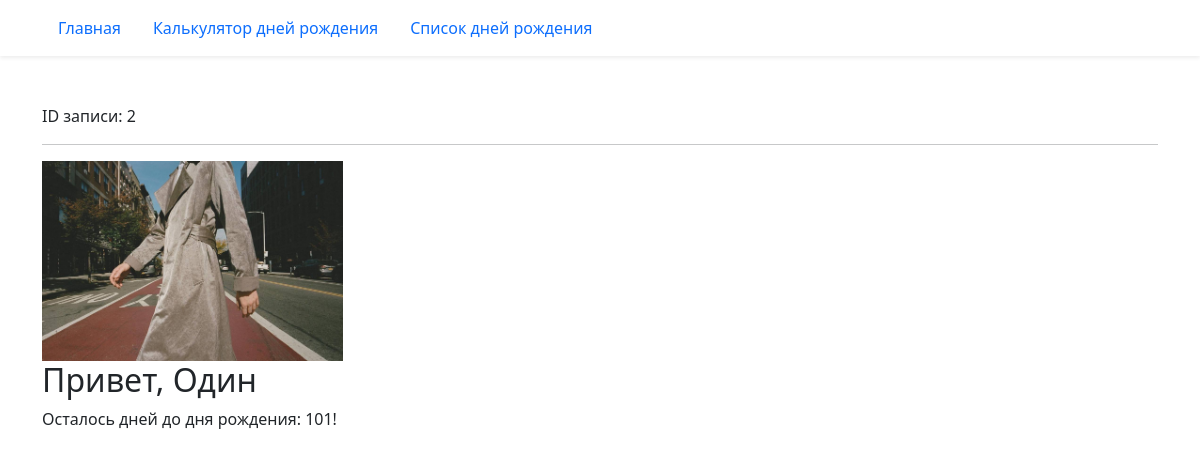
The page /birthday/2/ on the database its author committed.
### birthday/models.py (models this page shows, shortened)
class Birthday(models.Model):
    first_name = models.CharField('Имя', max_length=20)
    last_name = models.CharField(
        'Фамилия', blank=True, help_text='Необязательное поле', max_length=20
    )
    birthday = models.DateField('Дата рождения', validators=(real_age,))
    image = models.ImageField('Фото', upload_to='birthdays_images', blank=True)
    class Meta:
        constraints = (
            models.UniqueConstraint(
                fields=('first_name', 'last_name', 'birthday'),
                name='Unique person constraint',
            ),
        )

### birthday/views.py (the view)
# urls.py: path('<int:pk>/', views.BirthdayDetailView.as_view(), name='detail'),
class BirthdayDetailView(DetailView):
    model = Birthday
    def get_context_data(self, **kwargs):
        context = super().get_context_data(**kwargs)
        context['birthday_countdown'] = calculate_birthday_countdown(
            self.object.birthday
        )
        return context

### birthday/utils.py (called while the page is built)
def calculate_birthday_countdown(birthday):
    today = date.today()
    this_year_birthday = get_birthday_for_year(birthday, today.year)
    if this_year_birthday < today:
        next_birthday = get_birthday_for_year(birthday, today.year + 1)
    else:
        next_birthday = this_year_birthday
    birthday_countdown = (next_birthday - today).days
    return birthday_countdown

def get_birthday_for_year(birthday, year):
    try:
        calculated_birthday = birthday.replace(year=year)
    except ValueError:
        calculated_birthday = date(year=year, month=3, day=1)
    return calculated_birthday

### templates/birthday/birthday_detail.html
{% extends "base.html" %}
{% block content %}
  ID записи: {{ object.id }}
  <hr>
  {% if birthday.image %}
    <div>
      <img src="{{ birthday.image.url }}" height="200">
    </div>
  {% endif %}
   <h2>Привет, {{ object.first_name }} {{ object.last_name }}</h2>
  {% if birthday_countdown == 0 %}
    <p>С днём рождения!</p>
  {% else %}
    <p>Осталось дней до дня рождения: {{ birthday_countdown }}!</p>
  {% endif %}
{% endblock content %}

### rows shown on the page
Birthday: id "2", image (picture), first_name "Один"

### other values the page prints
{{ birthday_countdown }} "101"
